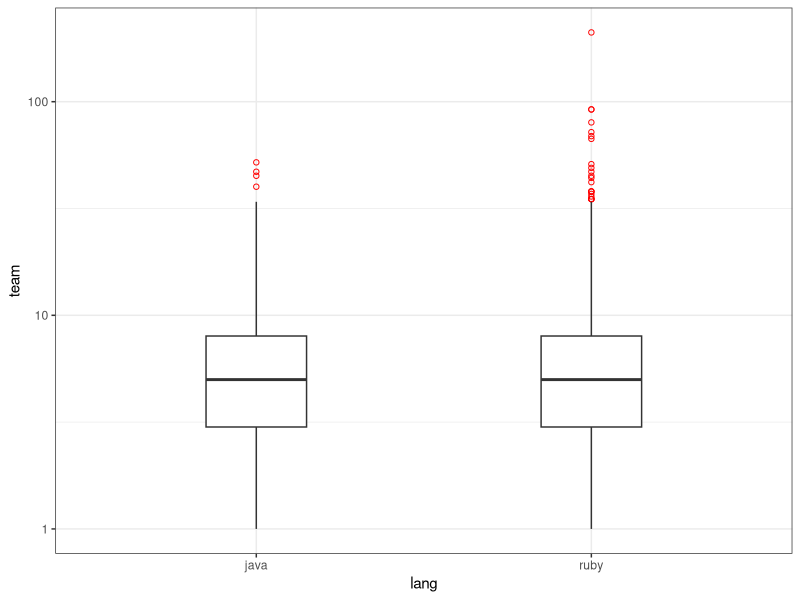
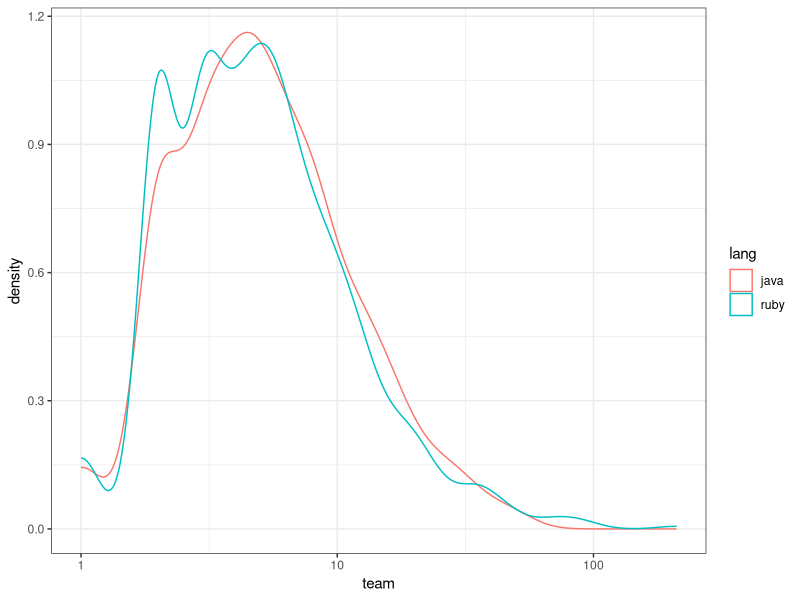
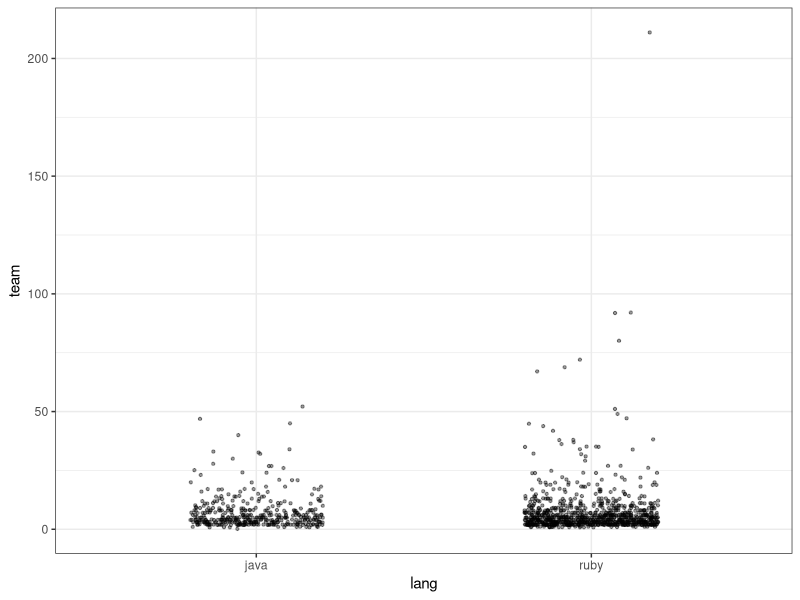
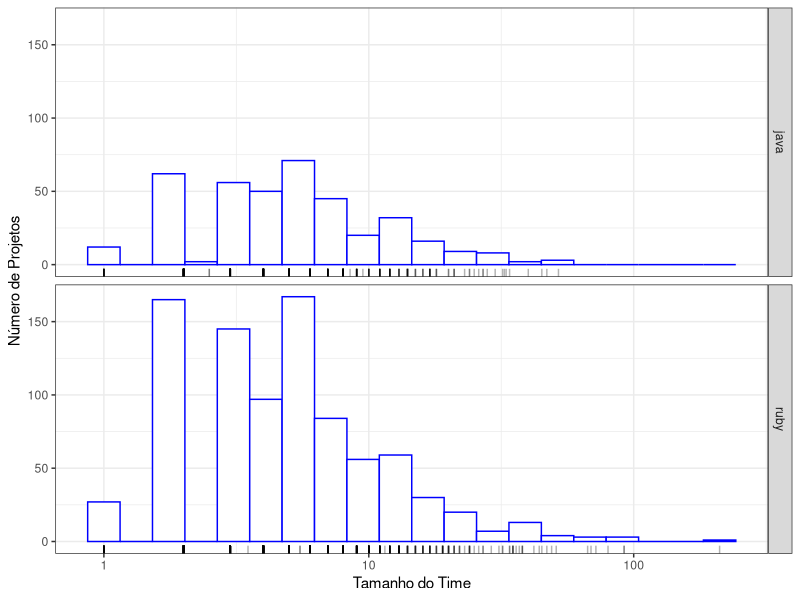
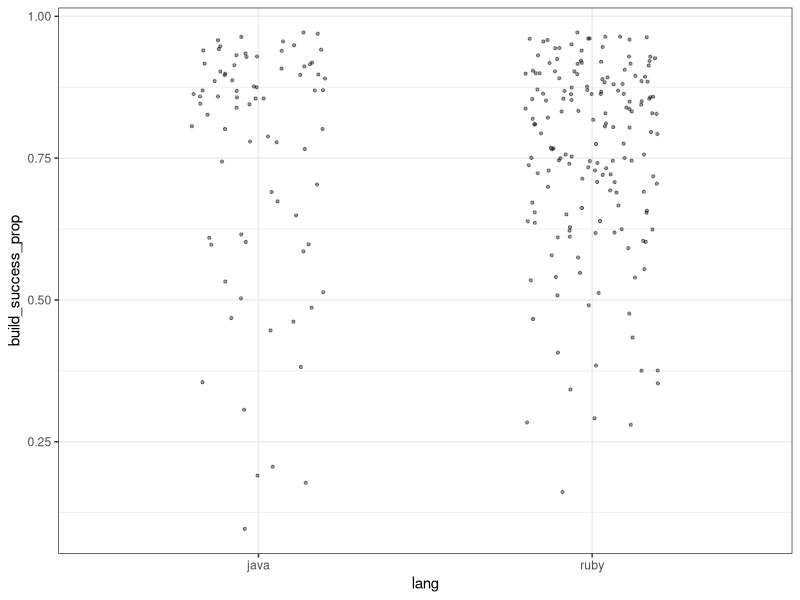
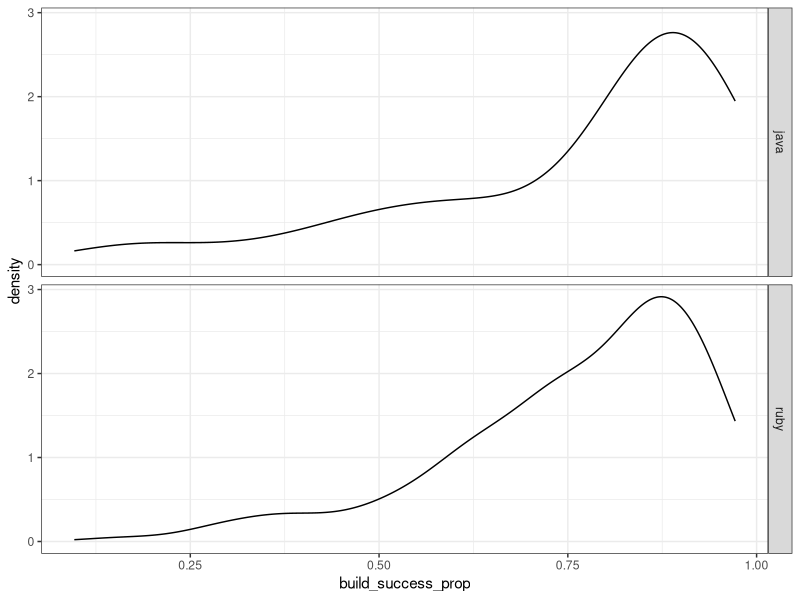
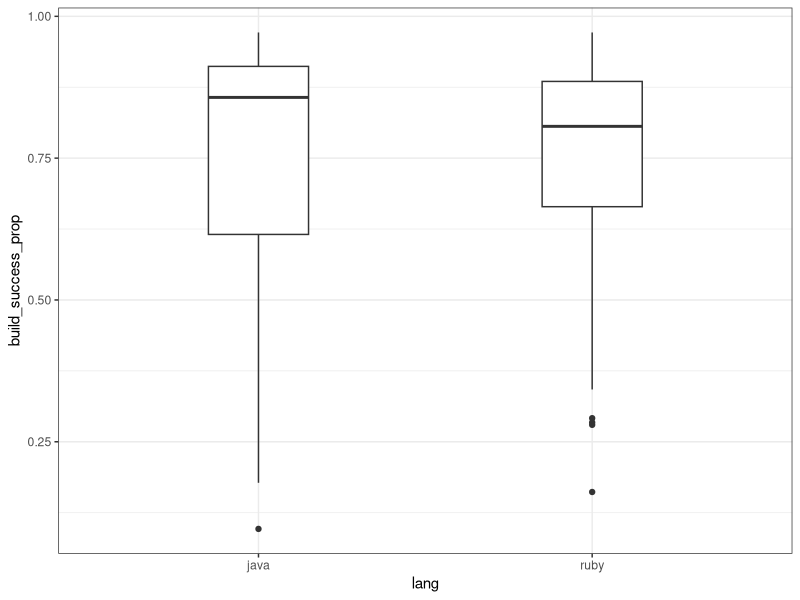

Source code (R) for these figures, in order:
## ---- chunk 1
library(tidyverse)
library(here)
library(knitr)
library(ggplot2)
theme_set(theme_bw())

## ---- chunk 2
projetos = read_csv(here::here("data/projetos.csv"))
## ---- chunk 3
projetos = projetos %>% 
    filter(lang != "javascript")
## ---- chunk 4

  ggplot(projetos, aes(x = lang, y = team)) + 
  geom_boxplot(width = .3, outlier.colour = "red",  outlier.shape = 1) +
    scale_y_log10()

## ---- chunk 5
Mode <- function(x) {
  t <- table(x)
  return(as.numeric(names(t)[t == max(t)]))
 
}
## ---- chunk 6

projetos %>% 
  group_by(lang) %>% 
 summarise(iqr = IQR(team),
 media = mean(team),
 moda = Mode(team),
 mediana = median(team),
 sd = sd(team))


## ---- chunk 7
projetos %>% 
    ggplot(aes(x = team, color=lang)) + 
    geom_density() + scale_x_log10() 
## ---- chunk 8
projetos %>% 
    ggplot(aes(x = lang, y = team)) + 
    geom_jitter(alpha = .4, width = .2, size = .8) 
## ---- chunk 9
projetos %>% 
    ggplot(aes(x = team)) + 
    geom_histogram(bins = 20, fill = "white", color = "blue") + labs(x="Tamanho do Time", y="Número de Projetos") + facet_grid(lang ~ .) + geom_rug(alpha = .3) +
   scale_x_log10()
## ---- chunk 10
projetos2 = projetos %>% 
    filter(team >= 10)
## ---- chunk 11
projetos2 %>% 
    ggplot(aes(x = lang, y = build_success_prop)) + 
    geom_jitter(alpha = .4, width = .2, size = .8) 
## ---- chunk 12
projetos2 %>% 
    ggplot(aes(x = build_success_prop)) + 
    geom_density() + facet_grid(lang ~ .)

## ---- chunk 13


ggplot(projetos2, aes(x = lang, y = build_success_prop)) + 
  geom_boxplot(width = .3) 


## ---- chunk 14

projetos2 %>% 
  group_by(lang) %>% 
 summarise(iqr = IQR(build_success_prop),
 media = mean(build_success_prop),
 mediana = median(build_success_prop),
 variancia = var(build_success_prop),
 sd = sd(build_success_prop)) 

